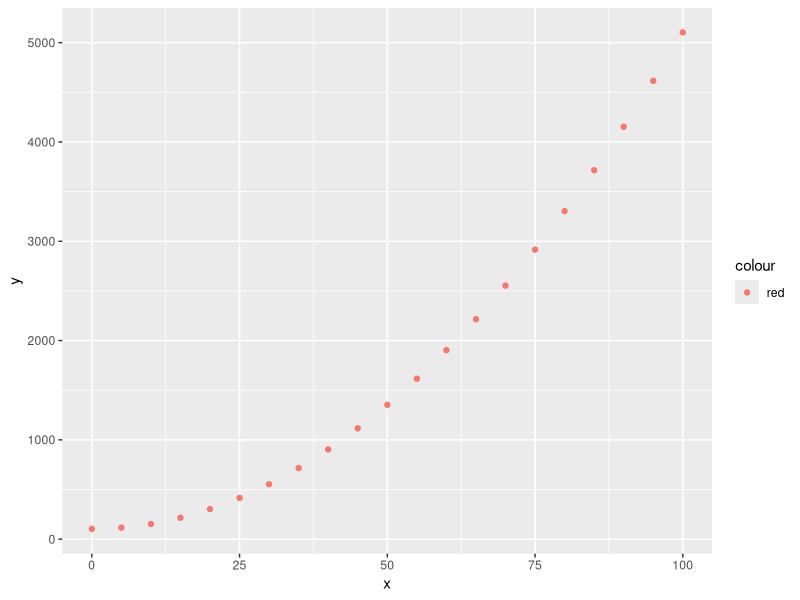

Write R code to recreate this figure. (Note: this script raises an error after producing the figure.)
## ---- chunk 1
knitr::opts_chunk$set(echo = TRUE)
## ---- chunk 2
library(ggplot2)
library(here)
## ---- chunk 3
set.seed(20)
p <- 0.5
x <- seq(0,100, 5)
y <- 0 + p*(x)^2
noise <- rnorm(length(t), mean=10, sd=80)
y_n <- y + noise
df <- data.frame(x=x, y=y_n)
summary(df)
## ---- chunk 4
plt_gen <- ggplot(df, aes(x=x, y=y)) +
           geom_point(aes(color="red")) +
           NULL

plt_gen
## ---- chunk 5
model <- lm (df$y ~ df$x + I(x^2))
summary(model)

## ---- chunk 6
model$coefficients
## ---- chunk 7
x <- seq(0,100, 5)
fit_vals <- data.frame(x=x)
fit_vals$y <- predict(model, newdat=fit_vals)

head(fit_vals)
## ---- chunk 8
tail(fit_vals)
## ---- chunk 9
confint(model, level=0.95)
## ---- chunk 10
pred_ints <- predict(model, data.frame(x=x),
                     interval='confidence', level=0.99)
pred_ints

## ---- chunk 11
plt2 <- plt_gen +
        geom_ribbon(aes(x = pred_ints$lwr,
                        y = pred_ints$upr,
                        alpha=0.2, fill="grey70")) +
        NULL

plt2
